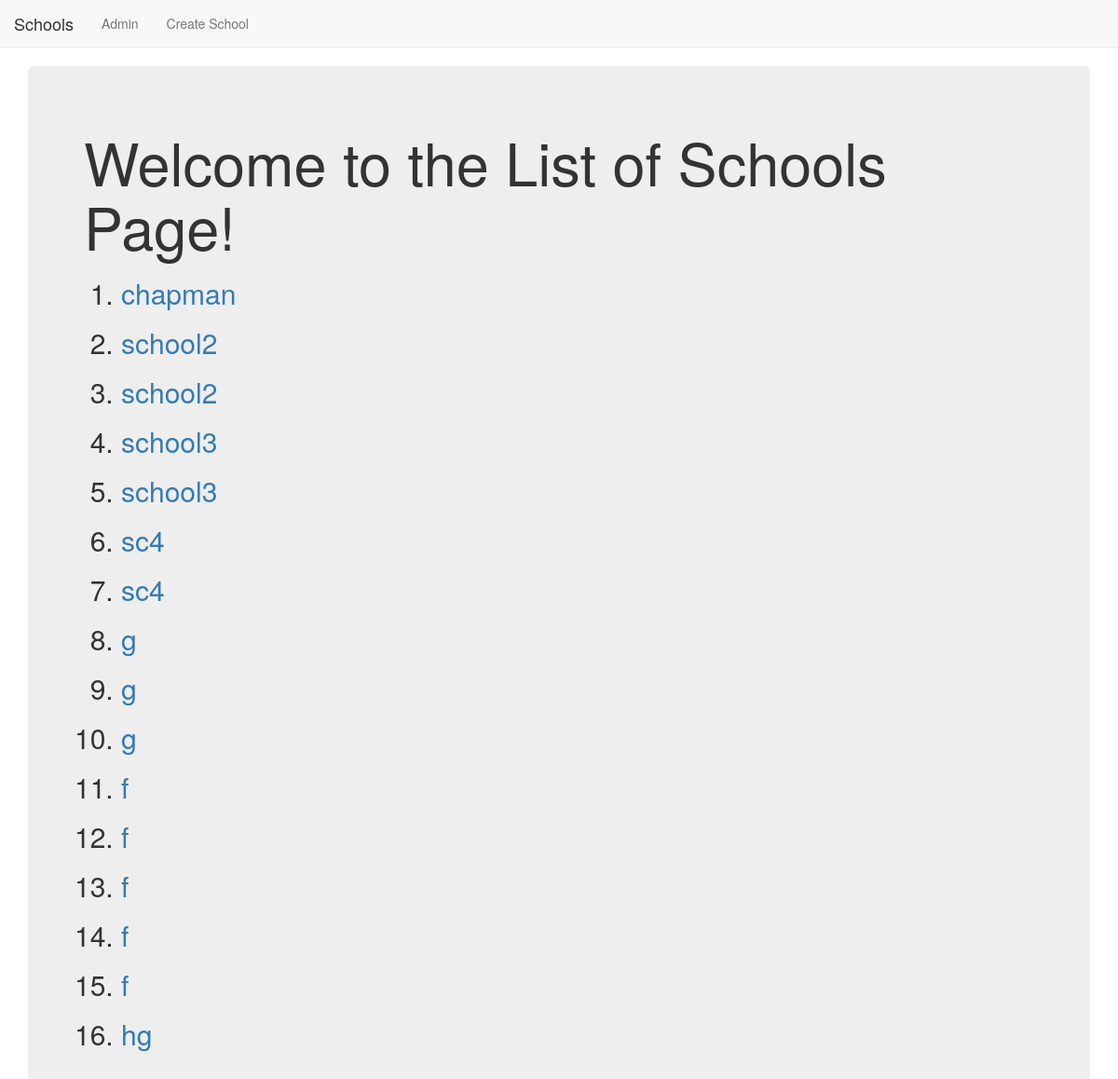
/basic_app/, run on the app's committed database.
### basic_app/models.py (models this page shows, shortened)
class School(models.Model):
    name = models.CharField(max_length=256)
    principal = models.CharField(max_length=256)
    location = models.CharField(max_length=256)

### basic_app/views.py (the view)
class SchoolListView(ListView):
    model = models.School
    template_name = '/school_list.html'

### basic_app/templates/basic_app/school_list.html
{% extends "basic_app/basic_app_base.html" %}
{% block body_block %}
  <div class="jumbotron">
    <h1>Welcome to the List of Schools Page!</h1>
      <ol>
        {% for school in school_list %}
          <h2><li><a href="{{school.id}}/">{{school.name}} </a></li></h2>
        {% endfor %}
      </ol>
  </div>
{% endblock %}

### basic_app/templates/basic_app/basic_app_base.html (shortened to what this page needs)
<!DOCTYPE html>
{% load staticfiles %}
<html>
  <head>
    <link rel="stylesheet" href="https://maxcdn.bootstrapcdn.com/bootstrap/3.3.7/css/bootstrap.min.css">
</head>
  <body>
    <nav class="navbar navbar-default navbar-static-top">
        <ul class="nav navbar-nav">
          <li><a class="navbar-brand" href="{% url 'basic_app:school_list' %}">Schools</a></li>
          <li><a class="navbar-link" href="{% url 'admin:index' %}">Admin</a></li>
          <li><a class="navbar-link" href="{% url 'basic_app:school_create' %}">Create School</a></li>
        </ul>
    </nav>
    <div class="container">
      {% block body_block %}
      {% endblock %}
    </div>
  </body>
</html>

### data on the page
School: name "chapman"
School: name "school2"
School: name "school2"
School: name "school3"
School: name "school3"
School: name "sc4"
School: name "sc4"
School: name "g"
School: name "g"
School: name "g"
School: name "f"
School: name "f"
School: name "f"
School: name "f"
School: name "f"
School: name "hg"
